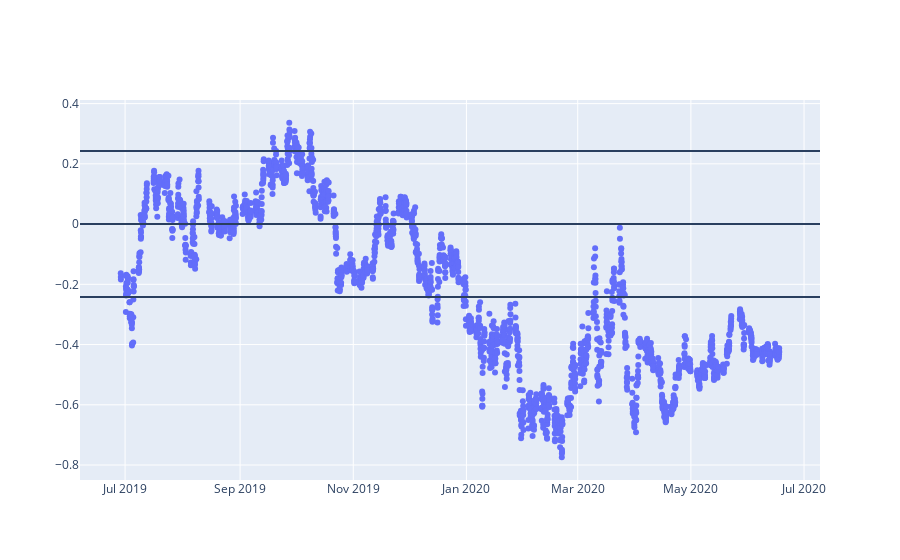

The code cell stored with this chart in its notebook:
### Markdown cell above
These graph is belong to test data, between 2019-July and 2020-July, and UCL and LCL are seen here.

### Code cell
fig = go.Figure()

fig.add_trace(go.Scatter(x=test_df.index, 
                        y=test_df['Residuals'],
                        mode='markers',
                        name='reality'))

fig.add_hline(UCL)
fig.add_hline(LCL)
fig.add_hline(mean)

fig.show()

### Figure 1 — Plotly figure (JSON) as saved in the notebook; plotly's stock layout.template omitted (floating-point values rounded to 4 significant figures; data arrays with more than 128 entries replaced by an {"elided": "..."} marker saying what was removed)
{"data": [{"mode": "markers", "name": "reality", "type": "scatter", "x": {"elided": "2400 str values"}, "y": {"elided": "2400 float values"}}], "layout": {"shapes": [{"type": "line", "x0": 0, "x1": 1, "xref": "x domain", "y0": 0.2423, "y1": 0.2423, "yref": "y"}, {"type": "line", "x0": 0, "x1": 1, "xref": "x domain", "y0": -0.2423, "y1": -0.2423, "yref": "y"}, {"type": "line", "x0": 0, "x1": 1, "xref": "x domain", "y0": -3.459e-16, "y1": -3.459e-16, "yref": "y"}]}}
